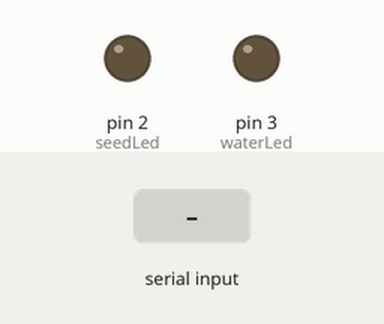
Bench run of a sketch on a simulated Arduino Uno, built with avr-gcc and run on an emulated ATmega328P. Parts: output pins drawn as LEDs (lit = HIGH). The test bench sets the inputs (shaded band).

Above: at 1.2 s.
1.3 s: "a" received over Serial
At 1.7 s:
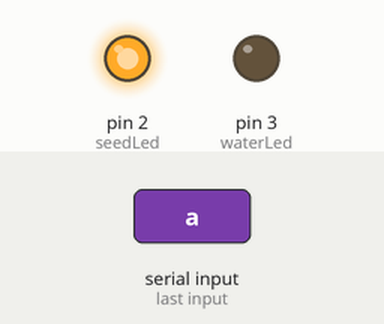
2.8 s: "c" received over Serial
At 4.0 s:
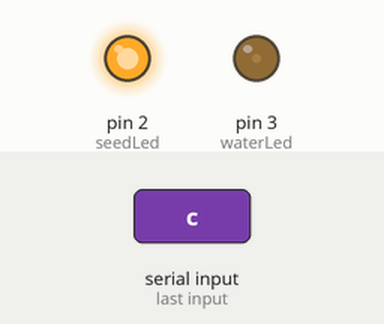
4.3 s: "b" received over Serial
At 5.2 s:
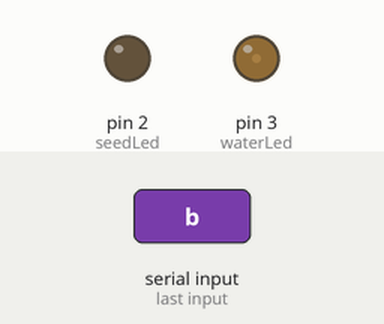
Timing chart, 0 to 7.3 s (numbered marks = the images above; inputs shaded):
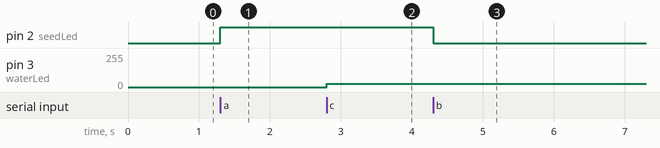

The sketch:

slaveCode.ino
```cpp
// Set up some useful global variables
// Specified here as leds, these outputs will be used to control pFETs in the final design
#define seedLed 2
#define waterLed 3
char serialState = 'z'; // States are represented with characters to avoid ambiguity

void setup() {
  pinMode(seedLed, OUTPUT);
  pinMode(waterLed, OUTPUT);
  // Begins serial communication for bluetooth and debugging
  Serial.begin(38400);
}

void loop() {
  // Read command value from master
  if (Serial.available() > 0) {
    serialState = (char) Serial.read();
  }

  // Translates command values to slave IO
  if (serialState == 'a') {
    digitalWrite(seedLed, HIGH);
  } else if (serialState == 'b') {
    digitalWrite(seedLed, LOW);
  }
  if (serialState == 'c') {
    analogWrite(waterLed, 25); // Puts motor at 10% power
  } else if (serialState == 'd') {
    analogWrite(waterLed, 0); // Turns off motor
  }

  /*// Print statements for debugging via serial terminal
  Serial.print("serialState: ");
  Serial.println(serialState);*/
}
```

Measured:
- after the input at 1.3 s, pin 2 (seedLed): LOW → HIGH at once
- after the input at 2.8 s, pin 3 (waterLed): 0/255 → 25/255 at once
- after the input at 4.3 s, pin 2 (seedLed): HIGH → LOW at once
